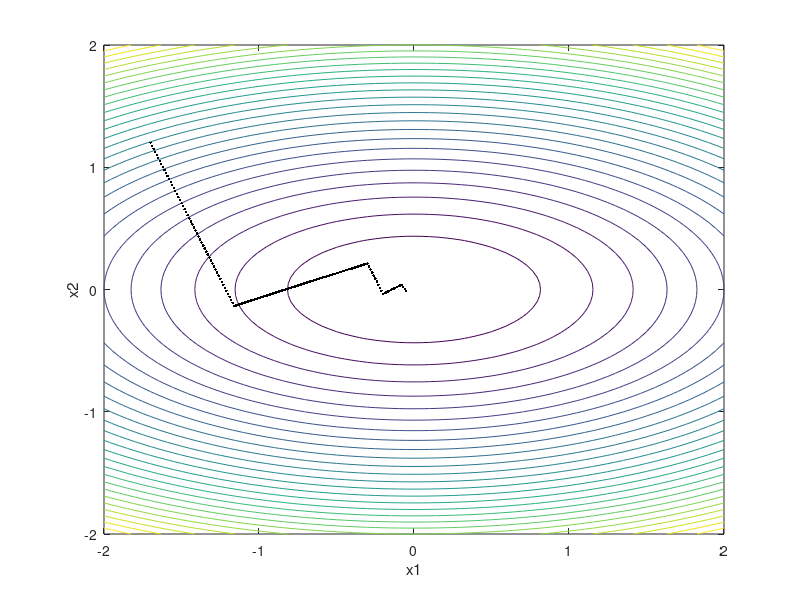

The MATLAB source for this figure:
% 例程 2.15  最速下降法
x1 = -2: 0.05: 2;
x2 = -2: 0.05: 2;
N = length(x1);
y = zeros(N, N);  %  预分配内存
%  计算网格上所有点的函数值
for i = 1:N
for j = 1:N
y(j, i) = 2*(x1(i)^2) + 7*(x2(j)^2);
end;
end;
%  绘制函数等高线
figure(1)
contour(x1, x2, y, 26);
hold  on;
xlabel('x1');  ylabel('x2');
%  最速下降搜索
%  设置迭代初始点
x1i = -1.7;
x2i = 1.2;
yi = 2*(x1i^2) + 7*(x2i^2);
g = [(4*x1i), (14*x2i)];  %  计算初始点的梯度 [∂y/∂x1, ∂y/∂x2]
%  判断梯度在x1轴上的分量符号
s =1;
if g(1) < 0
s = -1;
end;
%  第一段搜索路径
m = g(2)/g(1);  %计算梯度方向的斜率（搜索路径的斜率）
flag = 1;
yref = yi;
x1 = x1i ;
while flag == 1
x2 = m *(x1 - x1i) + x2i ;
y = 2*(x1^2) + 7*(x2^2);
if y > yref 
flag = 0;
else
yref = y;
plot(x1, x2, 'k.');
x1o = x1;
x2o = x2 ;
x1 = x1 - (s*0.01 );
end;
end;
%  后续多段搜索路径
for M = 1:4
x1i = x1o;
x2i = x2o;
x1 = x1i;
g = [(4*x1i), (14*x2i)];  %  计算新初始点的梯度
m = g(2)/g(1);  %  计算新梯度方向的斜率
flag = 1;
while flag == 1
x2 = m*(x1 - x1i) + x2i;
y = 2*(x1^2) + 7*(x2^2);
if y>yref
flag = 0;
else
yref = y;
plot(x1, x2, 'k.');
x1o = x1;
x2o = x2;
x1 = x1 - (s*0.01);
end;
end;
end;
